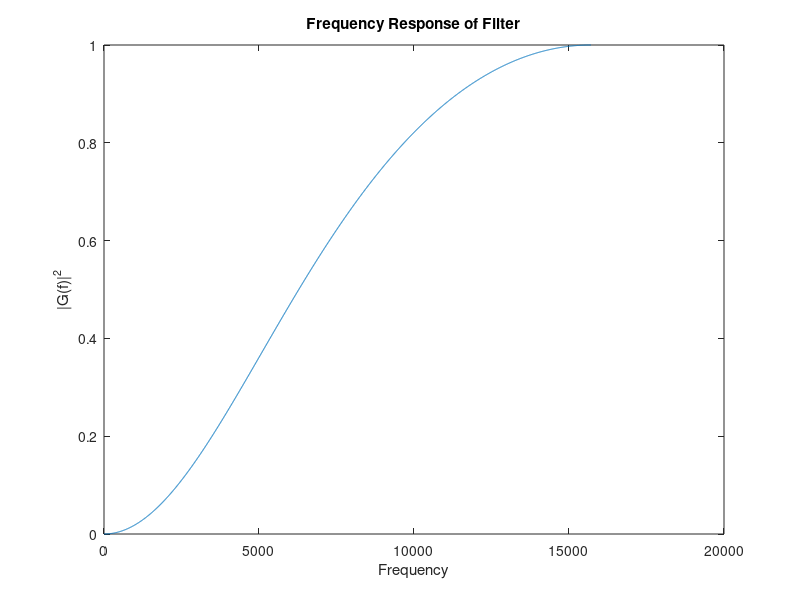

The MATLAB source for this figure:
% Problem # 4 Soln.:
%-----------IIR Filter Design-------------
%-----------
%-----------Candidate No. 137377 ---------------
% Computes the frequency response through the bilinear transform method of
% a high-pass IIR filter.
% See report for the derivation of G.

clear all; close all;

% point_1_f = input('Enter desired -3dB cut-off frequency : ')
% point_2 = input('Enter next attenuation point (dB): ')
% point_2_f = input('Enter desired frequency at the next attenuation point : ')
% sample_rate = input('Enter sampling rate : ')

% Inputs used for graph in report
point_1_f = 1000;
point_2 = 10;
point_2_f = 350;
sample_rate = 5000;

T = 1/sample_rate;
w = 2*pi*(0:sample_rate/2);
w_ac = (2/T) * tan(2*pi * point_1_f * T / 2);
w_att = (2/T) * tan(2*pi * point_2_f * T /2);

filter_order = round(log10(10^(point_2/10) - 1) / (2*log10(w_ac/w_att)));
disp(['Filter has order: ', num2str(filter_order)]);

% Generate range of frequencies based on sample rate
z = exp(1i*w*T);
% Apply substitution for s for the type of filter, and the bilinear
% transform
s = ((2/T) .* ((z-1)./(z+1))).^filter_order;
G = s ./ (s + (-1 ^ filter_order) * (w_ac)^filter_order);

% High-pass filter:


% Plot up until operating range of filter at z=-1
h = figure;
plot(w,abs(G).^2);
xlabel('Frequency');
ylabel('|G(f)|^2');
title('Frequency Response of Filter')